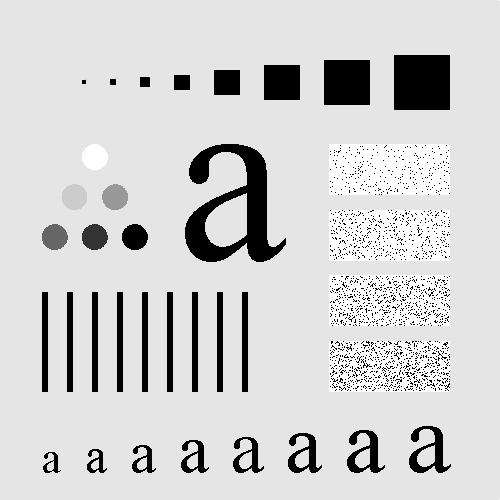
%> input picture VISION POR COMPUTADORA/EJERCICIOS/CAPITULO 4/Fig3.35(a).jpg, 500 x 500 px
$ octave hpfilter.m   (GNU Octave 9; MATLAB toolbox functions it lacks are replaced by stand-ins)
%> lines starting %> are read from the running program, lines starting %| are printed output that depends on the picture
### VISION POR COMPUTADORA/EJERCICIOS/CAPITULO 4/lpfilter.m
function [H] = lpfilter(type,M,N,D0,n)
%LPFILTER Computes freq. domain lowpass filters
%		THIS IS NOT A STANDARD MATLAB FUNCTION
%		H = lpfilter (type,M,N,D0,n) creates the
%		transfer function of a lowpass filter, H, of
%		the specified type and size MxN. Acceptable
%		values for type, D0, and n are:
%
%				'ideal'				Ideal lowpass filter with
%									cutoff frequency D0. If
%									supplied, n is ignored.
%				'btw'				Butterworth lowpass filter
%									of order n, and cutoff D0.
%				'gauss'			    Gaussian lowpass filter with
%									cutoff (standard deviation)D0.
%									If supplied, n is ignored.
%		M and N should be even numbers for DFT
%		filtering.
%
%		Class support: double, uint8, uint16
%		The output is of class double

%		Verify the number of inputs

error(nargchk(4,5,nargin));

%		Issue warning if M or N not even

L1 = M/2;
L2 = N/2;
if((L1-round(L1)) | (L2-round(L2)))
		disp('Warning: M & N must be even for DFT filtering')
end

%		Set up meshgrid to compute filter functions
%		running from 0 to M-1 and 0 to N-1. But,
%		recall that U and V run from 1 to M and 1 to N,
%		repectively.  See Section 2.10.4 for an
%		explanation of meshgrid. Recall also that
%		meshgrid reverses the order of rows and
%		columns, so the final result must be transposed
%		in order to preserve the original order of
%		of the coordinates.


[U,V] = meshgrid(0:M-1,0:N-1);

%   Compute the filter center

U0=L1;
V0=L2;

%		Compute distances D(U,V)

D=((U-U0).^2 + (V-V0).^2).^0.5;

%		Begin filter computations

switch type
	case 'ideal'
		H = D<=D0;
        H = H';
	case 'btw'
		H = 1./(1 + (D./D0).^(2*n));
        H = H';
	case 'gauss'
		H = exp(-(D.^2)./(2*(D0^2)));
        H = H';
	otherwise
		error('Unknown filter type')
end

%		End of function

### VISION POR COMPUTADORA/EJERCICIOS/CAPITULO 4/hpfilter.m
clear all
close all

I=double(imread('fig3.35(a).jpg'));
%> I: size 500x500 double; min 0, max 255, mean 207.4; mean of the top-left, top-right, bottom-left and bottom-right quarters 210.3, 200.6, 202.9, 215.7
F=fft2(I);
F2=fftshift(F);
H = lpfilter ('gauss',500,500,10);
F3=F2.*(1-H);
F4=ifftshift(F3);
f5=ifft2(F4);
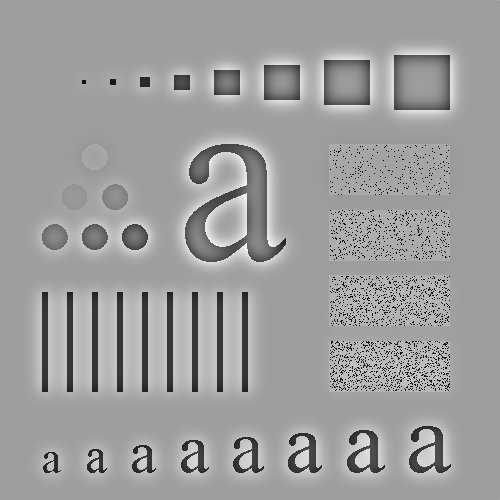
%> f5: size 500x500 double; min -247.5, max 152.2, mean 0; drawn with min black and max white
subplot(2,1,1)
imagesc(I);
subplot(2,1,2)
imagesc(real(f5));
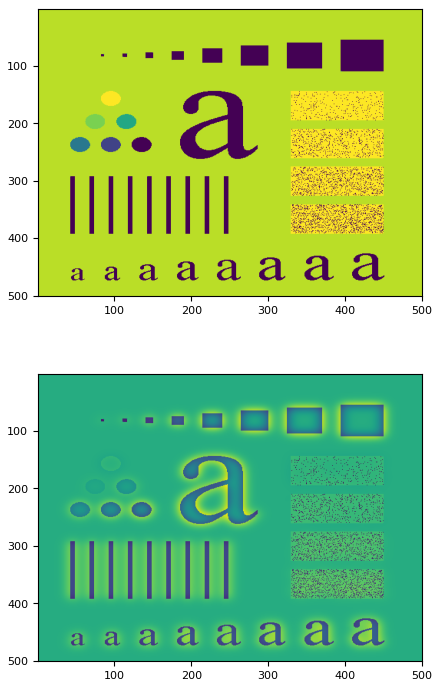
%> figure redrawn from the program's plot data, 2 panels
